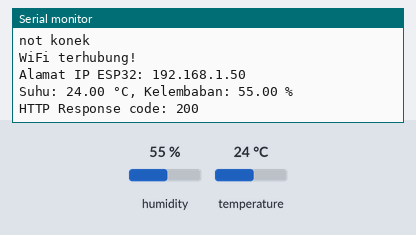
A sketch run on a simulated ESP32. Shown: the last lines printed to the serial monitor. Inputs (shaded band) come from the test bench; at power-on: humidity 55 %, temperature 24 °C. WiFi joins after 1.5 s; servers stay silent unless stated; uploads are accepted with an empty reply.

Above: at 2.7 s.
2.8 s: humidity set to 22 %
At 11.87 s:
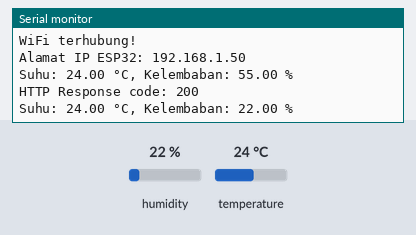
13.0 s: temperature set to 12 °C
At 22.9 s:
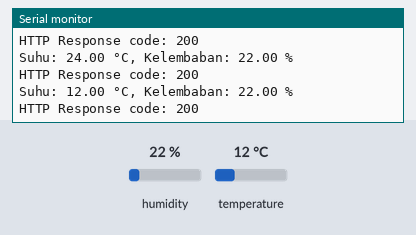
23.2 s: humidity set to 40 %
At 33.8 s:
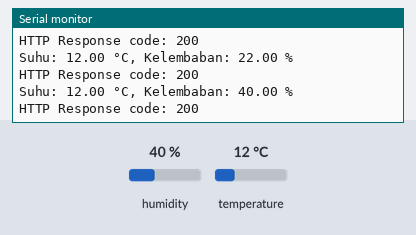
Timing chart, 0 to 35.3 s (numbered marks = the images above; inputs shaded):
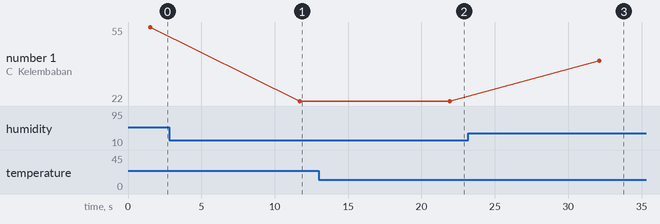

Measured:
- after the input at 2.8 s, the serial monitor: prints a new line after 8.9 s (image 1)
- after the input at 13.0 s, the serial monitor: prints a new line after 8.9 s (image 2)
- after the input at 23.2 s, the serial monitor: prints a new line after 8.9 s (image 3)
- plotted number 1: 55 → 22 after the input at 2.8 s, 22 → 40 after the input at 23.2 s

The sketch:

dht_IoTdb.ino
```cpp
#include <WiFi.h>
#include <HTTPClient.h>
#include <DHT.h>
#include <ArduinoJson.h>

const char* ssid = "";
const char* password = "";
String iotdb_server_ip = "";

#define DHTPIN 4
#define DHTTYPE DHT22
DHT dht(DHTPIN, DHTTYPE);

// URL REST API IoTDB (Port 8181 port REST API default)
String rest_api_url = "http://" + iotdb_server_ip + ":8181/rest/v2/insert";

// otorisasi default IoTDB (user:root, pass:root) di-encode ke Base64
// "root:root" -> "cm9vdDpyb290"
String auth = "Basic cm9vdDpyb290";

void setup() {
  Serial.begin(115200);
  dht.begin();

  // Koneksi ke WiFi
  Serial.print("Menghubungkan ke ");
  Serial.println(ssid);
  WiFi.begin(ssid, password);
  while (WiFi.status() != WL_CONNECTED) {
    delay(500);
    Serial.println("not konek");
  }
  Serial.println("\nWiFi terhubung!");
  Serial.print("Alamat IP ESP32: ");
  Serial.println(WiFi.localIP());
}

void loop() {
  float h = dht.readHumidity();
  float t = dht.readTemperature();

  if (isnan(h) || isnan(t)) {
    Serial.println("Gagal membaca dari sensor DHT!");
    delay(2000);
    return;
  }

  Serial.print("Suhu: ");
  Serial.print(t);
  Serial.print(" °C, Kelembaban: ");
  Serial.print(h);
  Serial.println(" %");

  kirimDataKeIoTDB(t, h);
  delay(10000);
}

void kirimDataKeIoTDB(float suhu, float kelembaban) {
  HTTPClient http;

  // Siapkan JSON Payload
  // Kita tidak perlu mengirim 'time', IoTDB akan menggunakan waktu server saat data diterima
  StaticJsonDocument<256> doc;
  doc["device"] = "root.proyek_dht22.esp32_01";

  JsonArray measurements = doc.createNestedArray("measurements");
  measurements.add("suhu");
  measurements.add("kelembaban");

  JsonArray values = doc.createNestedArray("values");
  values.add(suhu);
  values.add(kelembaban);

  String jsonPayload;
  serializeJson(doc, jsonPayload);

  http.begin(rest_api_url);
  http.addHeader("Content-Type", "application/json");
  http.addHeader("Authorization", auth);

  int httpResponseCode = http.POST(jsonPayload);

  if (httpResponseCode > 0) {
    Serial.print("HTTP Response code: ");
    Serial.println(httpResponseCode);
    String response = http.getString();
    Serial.println(response);
  } else {
    Serial.print("Error code: ");
    Serial.println(httpResponseCode);
  }

  http.end();
}
```
